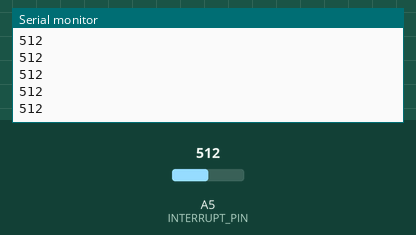
Recording of a sketch running on a simulated Arduino Nano, built with avr-gcc and run on an emulated ATmega328P. Parts: the last lines printed to the serial monitor. Inputs (shaded band) come from the test bench; at power-on: A5 (INTERRUPT_PIN) = 512.

Above: at 1.2 s.
1.3 s: A5 (INTERRUPT_PIN) set to 716
At 1.31 s:
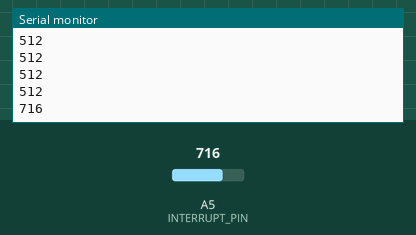
2.8 s: A5 (INTERRUPT_PIN) set to 900
At 2.81 s:
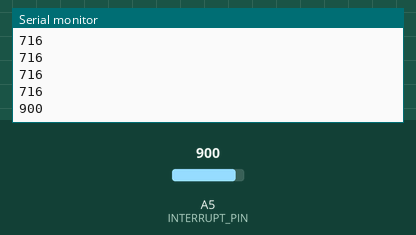
Timing chart, 0 to 5.8 s (numbered marks = the images above; inputs shaded):
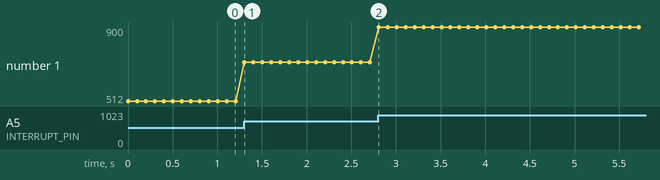

Measured:
- after the input at 1.3 s, the serial monitor: prints a new line at once (image 1)
- after the input at 2.8 s, the serial monitor: prints a new line at once (image 2)
- plotted number 1: 512 → 716 after the input at 1.3 s, 716 → 900 after the input at 2.8 s

The sketch:

mesure_val_bouton_en_infini.ino
```cpp
// **************************************************
//  Programme : *.ino
//  Auteur : Dahnine Daoud 6ème Electronique INRACI
//  Hardware : Arduino nano + 5 bouton et un écran next
//  Date : 14/05/2023
// **************************************************

//*********** DEFINITION DES CONSTANTES *************
#define INTERRUPT_PIN 19

//******* DEFINITION DES VARIABLES GLOBALES **********
int BOUTON_QUI_EST_PRESSE;

//****************************************************
//*************** INITIALISATION *********************
//****************************************************
void setup() {
  Serial.begin(9600);
  pinMode(19, INPUT);

}

//****************************************************
//*************** BOUCLE INFINIE *********************
//****************************************************
void loop() {

    Serial.println(analogRead(19));
    delay(100);

}
```
